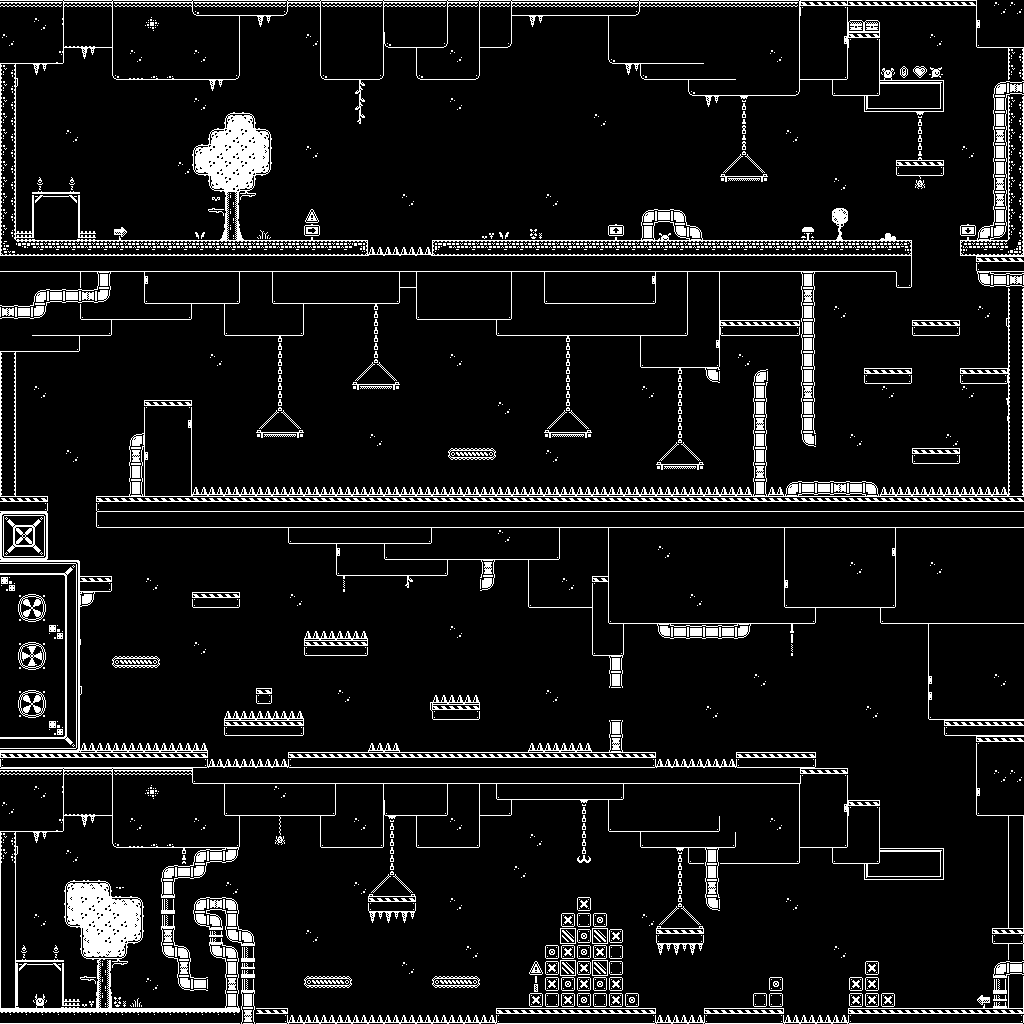

A 2D game scene composited from a Tiled map and its tileset images. What follows is a short description and the map's XML, with each tile layer's data collapsed to a summary:
An orthogonal 64x64 tile map with 16x16 px tiles, 1 tile layer (Tile Layer 1).

<map version="1.5" tiledversion="1.5.0" orientation="orthogonal" renderorder="right-down" width="64" height="64" tilewidth="16" tileheight="16" infinite="0" nextlayerid="2" nextobjectid="1">
 <tileset firstgid="1" source="1bitMonoPlat.tsx" />
 <layer id="1" name="Tile Layer 1" width="64" height="64">
  <data>[4096 cells, 4096 non-empty, 160 distinct tile ids]</data>
 </layer>
</map>
